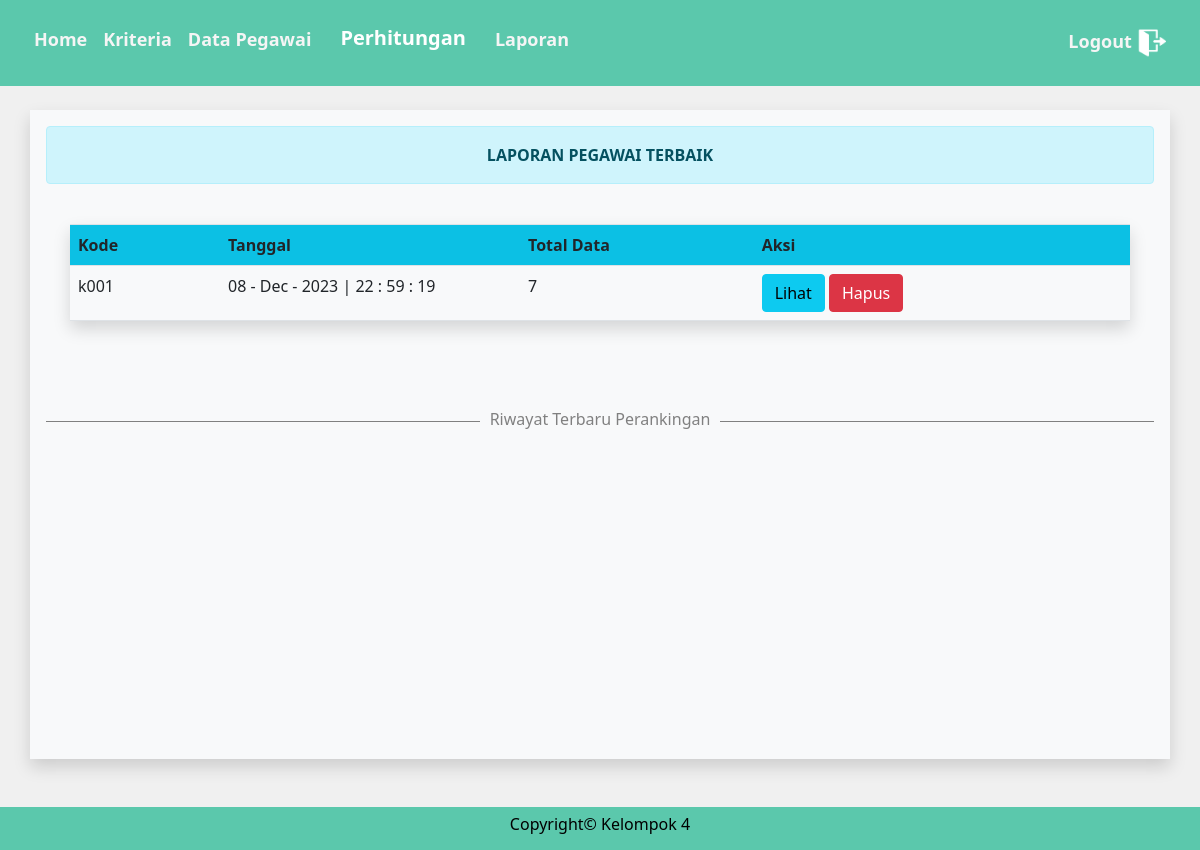
/admin/laporan.php (signed in), run on the app's committed database.
### tables this page shows
CREATE TABLE `hasil_akhir` (
  `id` int(11) NOT NULL,
  `kode` varchar(20) NOT NULL,
  `tanggal` varchar(40) NOT NULL
);

### functions.php (called while the page is built, shortened)
<?php
$con = mysqli_connect("localhost", "root", "root", "spkmoora");
function query($query)
{
	global $con;
	$data = mysqli_query($con, $query);
	$rows = [];
	while ($row = mysqli_fetch_assoc($data)) {
		$rows[] = $row;
	}
	return $rows;
}

### admin/laporan.php (the view, shortened to what this page needs)
<?php
require '../functions.php';
$data = query("SELECT * FROM hasil_akhir ORDER BY kode DESC");
?>
<!doctype html>
<html lang="en">
<head>
  <link rel="stylesheet" type="text/css" href="../bootstrap/css/bootstrap.min.css">
  <link href="https://cdn.jsdelivr.net/npm/bootstrap@5.1.1/dist/css/bootstrap.min.css" rel="stylesheet">
</head>
<body bgcolor="f0f0f0">
  <form method="post" action="perhitungan.php">
    <nav class="navbar navbar-expand-lg navbar-dark" style="background-color: #5bc8ac;">
      <div class="collapse navbar-collapse" id="navbarNavAltMarkup">
        <div class="navbar-nav" style="margin: 10px;">
          <a class="nav-link active" href="index.php">
            <font size="4"><b>Home</b> </font><span class="sr-only">(current)</span>
          </a>
          <a class="nav-link" href="data_kriteria.php">
            <font size="4"><b>Kriteria</b></font>
          </a>
          <a class="nav-link" href="data_pegawai.php">
            <font size="4"><b>Data Pegawai</b></font>
          </a>
          <a class="nav-link" href="#">
            <font size="4"><b><button type="submit" name="perhitungan" class="btn btn" style="font-size: 20px; margin-top: -10px; color: #fff;"><b>Perhitungan</b></button></b></font>
          </a>
          <a class="nav-link" href="laporan.php">
            <font size="4"><b>Laporan</b></font>
          </a>
        </div>
        <div class="navbar-nav ms-auto" style="margin: 10px;">
          <a class="log nav-link m-auto" href="../logout.php">
            <font size="4"><b>Logout</b></font>
            <img src="../img/logout.png" width="30">
          </a>
        </div>
      </div>
    </nav>
  </form>
  <br>
  <div class="container bg-light shadow p-3 mb-5">
    <div class="alert alert-info">
      <center><b>LAPORAN PEGAWAI TERBAIK</b></center>
    </div>
    <div class="table-responsive p-4">
      <table class="table table-striped shadow">
        <tr class="bg-info">
          <th width="150">Kode</th>
          <th width="300">Tanggal</th>
          <th>Total Data</th>
          <th>Aksi</th>
        </tr>
        <?php
        foreach ($data as $hasil_akhir) {
        ?>
          <?php
          $kode = $hasil_akhir['kode'];
          $total = mysqli_query($con, "SELECT COUNT(kode_hasil) AS TOTAL FROM nilai WHERE kode_hasil = '$kode'");
          $totaldata = mysqli_fetch_assoc($total);
          ?>
          <tr>
            <td><?= $hasil_akhir['kode']; ?></td>
            <td><?= $hasil_akhir['tanggal']; ?></td>
            <td><?= $totaldata['TOTAL']; ?></td>
            <td>
              <a href="detail_laporan.php?kode=<?= $hasil_akhir['kode']; ?>" class="btn btn-info">Lihat</a>
              <a href="hapus_laporan.php?kode=<?= $hasil_akhir['kode']; ?>" class="btn btn-danger">Hapus</a>
            </td>
          </tr>
        <?php } ?>
      </table>
    </div>
    <br><br>
    <h6 class="text-riwayat"><span class="bg-light">Riwayat Terbaru Perankingan</span></h6>
    <br><br>
  </div>
  <div class="col-md-12" style="background-color: #5bc8ac;">
    <div class="copyright">
      <h6 style="color: #000;">Copyright&copy; Kelompok 4</h6>
    </div>
  </div>
</body>
</html>

### admin/laporan.php (style rules this page uses)
body { background-color: #f0f0f0; }
.container { min-height: calc(100vh - 211px - -60px); }
.col-md-12 { padding: 8px; }
.copyright { text-align: center; color: #CDD0D4; }
a font { color: whitesmoke; }
.text-riwayat { width: 100%; color: grey; text-align: center; border-bottom: 1px solid grey; line-height: 0.1em; margin: 10px 0 20px; }
h6 span { padding: 0 10px; }

### data on the page
hasil_akhir: kode "k001", tanggal "08 - Dec - 2023 | 22 : 59 : 19", TOTAL "7"
